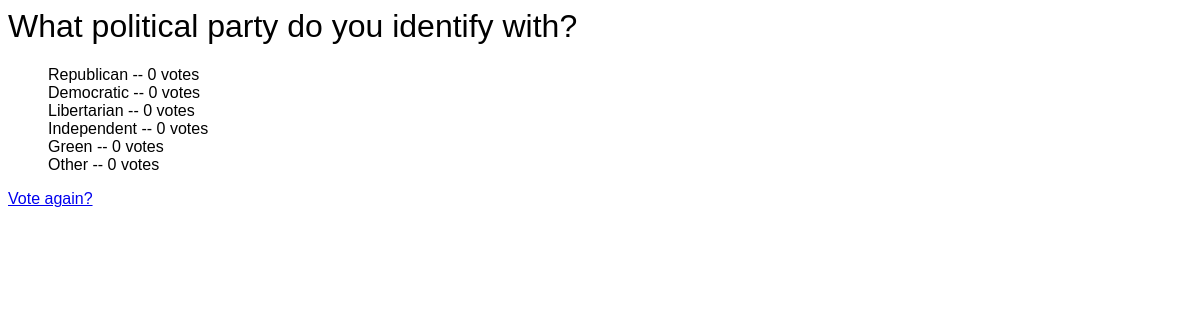
Screenshot of /polls/5/results/ with the database file from the repository.
### polls/models.py (models this page shows, shortened)
class Question(models.Model):
  question_text = models.CharField(max_length=200)
  pub_date = models.DateTimeField('date published')
  def was_published_recently(self):
    now = timezone.now()
    return now - datetime.timedelta(days=1) <= self.pub_date <= now
  was_published_recently.admin_order_field = 'pub_date'
  was_published_recently.boolean = True
  was_published_recently.short_description = 'Published recently?'

class Choice(models.Model):
  question = models.ForeignKey(Question, on_delete=models.CASCADE)
  choice_text = models.CharField(max_length=200)
  votes = models.IntegerField(default=0)

### polls/views.py (the view)
# urls.py: url(r'^(?P<pk>[0-9]+)/results/$', views.ResultsView.as_view(), name='results'),
class ResultsView(generic.DetailView):
  model = Question
  template_name = 'polls/results.html'

### polls/templates/polls/results.html
<link rel="stylesheet" type="text/css" href="/../../static/polls/styles.css"/>
<h1>{{ question.question_text }}</h1>
<ul>
{% for choice in question.choice_set.all %}
    <li>{{ choice.choice_text }} -- {{ choice.votes }} vote{{ choice.votes|pluralize }}</li>
{% endfor %}
</ul>
<a href="{% url 'polls:detail' question.id %}">Vote again?</a>

### polls/static/polls/styles.css (style rules this page uses)
* { font-family: Helvetica; font-weight: lighter; }
li { list-style-type: none; }

### rows the page displays
Question: question_text "What political party do you identify with?"
Choice: choice_text "Republican", votes "0"
Choice: choice_text "Democratic", votes "0"
Choice: choice_text "Libertarian", votes "0"
Choice: choice_text "Independent", votes "0"
Choice: choice_text "Green", votes "0"
Choice: choice_text "Other", votes "0"
